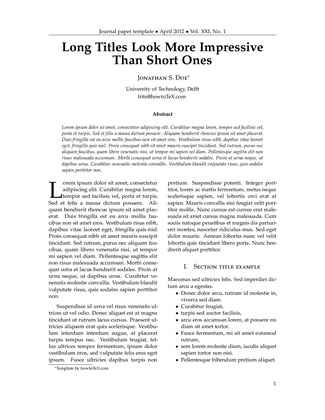
%> input picture Preprocessing/test_images/2col-journalpaper-howtotex-page-001.jpg, 325 x 420 px, shrunk from 1275 x 1650 before the run
$ octave --eval "result = preprocessDocument(imread('test_images/2col-journalpaper-howtotex-page-001.jpg'));"   (GNU Octave 9; MATLAB toolbox functions it lacks are replaced by stand-ins)
%> lines starting %> are read from the running program, lines starting %| are printed output that depends on the picture; in (x1, y1, x2, y2) boxes, pixels count from 0 and x2, y2 are one past the last pixel; in counts of white or black regions, pixels touching at a corner belong together; the program's own positions count from 1
### Preprocessing/binarizeDocument.m
function [ binarized_image] = binarizeDocument( input_image )
% Binarizes the input image of a text document
%   Detailed explanation goes here

%% find global statistics
var_all = var(input_image(:));
%> var_all = 0.0162
mean_all = mean(input_image(:));
%> mean_all = 0.948

%% Determine Variance threshold

var_thresh = .4;
% if the overall image has a very low variance or a very high variance, the
% variance threshold used in determining whether to apply Otsu's method to
% particular block should be lower
% We use a piecewise linear function to model how the input image variance
% should modify the variance threshold
variance_factor = var_all;
%> variance_factor = 0.0162
if variance_factor > .10 % cap variance comparison
    variance_factor = .01;
elseif variance_factor >.06
    variance_factor = .11-variance_factor;
end
% If there is a very low mean, the variance threshold should be lowered,
% since an overall darker image will have a lower contrast in general
var_thresh = var_thresh*mean_all*variance_factor;
%> var_thresh = 0.00613
%% Locally Adaptive Thresholding
[num_rows,num_cols] = size(input_image);
%> num_rows = 420; num_cols = 325
% parameters for local binarization: how to divide the image
window_size = 128;
step_size = 64;
num_tiles_row = floor(num_rows / step_size);
%> num_tiles_row = 6
num_tiles_col = floor(num_cols / step_size);
%> num_tiles_col = 5
% variables to keep track of how many times each pixel is evaluated to be 1
% and how many times each pixel is evaluated in this algorithm (sliding
% windows evaluate corner/edge pixels fewer times)
binarized_image = zeros(num_rows,num_cols);
num_times_evaluated = zeros(size(binarized_image));

% apply windows to image
for row_tile= 1:num_tiles_row
    %find row boundaries
    min_row = (row_tile-1)*step_size + 1;
    max_row = min(min_row+window_size-1,num_rows);
    y_range = min_row:max_row;
    for col_tile = 1:num_tiles_col
        % find column boundaries
        min_col = (col_tile-1)*step_size + 1;
        max_col = min(min_col+window_size-1,num_cols);
        x_range = min_col:max_col;
        input_window = input_image(y_range,x_range);
        % calculate variance of input window
        var_local = var(input_window(:));
        % find the variance of the input window in relation to the range of
        % the window. Portions of the image with high contrast (high
        % max/min value) are more likely to contain text,and dividing
        % max/min (rather than taking the difference) allows darker parts
        % of the image (with low min and max values) to still be interpreted
        % as having high variance
        ratio_range = var_local*max(input_window(:))/min(input_window(:));
        if ratio_range > var_thresh
            % find local threshold and increment white pixel counter
            local_thresh = graythresh(uint8(255*input_window));
            thresholded_window = (input_window > local_thresh);

            binarized_image(y_range,x_range) = binarized_image(y_range,x_range)...
                + thresholded_window;
        else % low variance
            binarized_image(y_range,x_range) = binarized_image(y_range,x_range)...
                + 1;
        end
        % increment the total number of times each pixel in the window was
        % evaluated
        num_times_evaluated(y_range,x_range) = num_times_evaluated(y_range,x_range) ...
            + ones(size(input_window));
    end
end
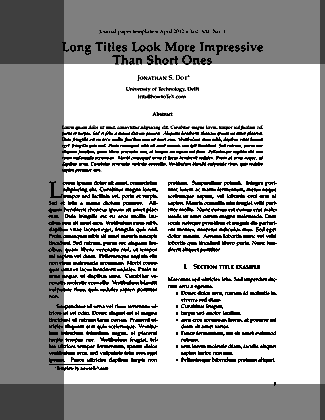
%> binarized_image: size 420x325 double; min 0, max 4, mean 2.69; drawn with min black and max white
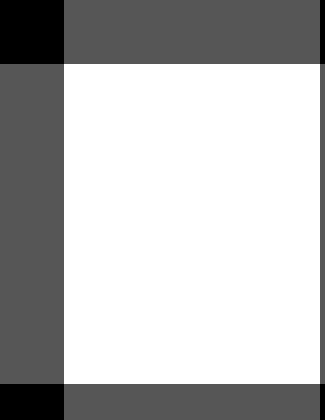
%> num_times_evaluated: size 420x325 double; min 1, max 4, mean 3.15; drawn with min black and max white
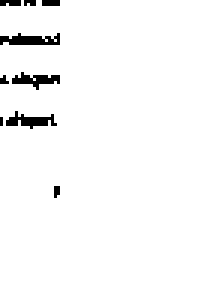
%> thresholded_window: size 100x69 logical (shown 3 times larger); 97.1% white; black in thin lines or dots, all inside (x1, y1, x2, y2) = (0, 0, 20, 66)
%> after the loop, local_thresh = 0.835

% Weight dark pixels more--local thresholding must evaluated a pixel to be
% white more than 4/5 of the time, for the output to be considered white at
%that point
binarized_image = binarized_image./num_times_evaluated>.8;
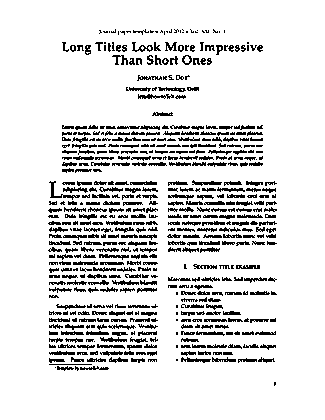
%> binarized_image: size 420x325 logical; 87.2% white; black in thin lines or dots, all inside (x1, y1, x2, y2) = (48, 29, 277, 386)

figure
imshow(binarized_image)
imwrite(binarized_image,'bin_im.jpg','jpg')

end

### Preprocessing/determineBlockSkew.m
function [ output_im ] = determineBlockSkew( input_image )
% Processes smaller blocks of the input image to determine direction of
% text
% Returns image rotated to correct angle

[num_rows, num_cols] = size(input_image);

%% Find out where the image has high variance
% and apply Hough ONLY there (to save time)

% First go through image and determine the variance in different blocks of
% the image
var_win_size = 64;
num_windows_row = ceil(num_rows/var_win_size);
%> num_windows_row = 7
num_windows_col = ceil(num_rows/var_win_size);
%> num_windows_col = 7
var_map = zeros(num_windows_row,num_windows_col);
for n = 1:num_windows_row
    row_start = (n-1)*var_win_size+1;
    row_end = min(row_start+var_win_size,num_rows);
    for m = 1:num_windows_col
        col_start = (m-1)*var_win_size+1;
        col_end = min(col_start+var_win_size,num_cols);

        block = input_image(row_start:row_end,col_start:col_end);
%> the run ends on the next line
        var_map(n,m) = var(block(:));
    end
end

% set a threshold for "high" variance
var_map = var_map>.15*max(var_map(:));

%% Apply Hough transform to high variance locations

% apply to a larger window than we calculated variance for
win_ratio = 8;
hough_win_size = var_win_size*win_ratio;
num_hough_rows = floor(num_windows_row/win_ratio);
num_hough_cols = floor(num_windows_col/win_ratio);
thetaVec = -90:.5:89.5;
hough_data = zeros(size(thetaVec));
for n = 1:num_hough_rows
    for m = 1:num_hough_cols

        % If the current larger Hough block contains multiple high variance
        % blocks, find the Hough peaks
        high_var = sum(sum((var_map((n-1)*win_ratio+1:min(n*win_ratio,num_windows_row),...
            (m-1)*win_ratio+1:min(m*win_ratio,num_windows_col))))) > .25*win_ratio^2;
        if high_var
            row_start = (n-1)*hough_win_size+1;
            row_end = min(row_start+hough_win_size,num_rows);
            col_start = (m-1)*hough_win_size+1;
            col_end = min(col_start+hough_win_size,num_cols);
            block = input_image(row_start:row_end,col_start:col_end);
            [H,theta,rho] = hough(~block, 'Theta', thetaVec);
            % Find the top 30 peaks
            numPeaks = 30;
            thresh = 0.3*max(H(:));
            peaks = houghpeaks(H, numPeaks, 'Threshold', thresh);
            thetaHist = hist(theta(peaks(:,2)), thetaVec);
            hough_data = hough_data+thetaHist;

            %% Plotting - comment out to remove figures
% [24 lines of commented-out code are left out]

        end
    end
end

%% Plot total hough results
% Plot sum of histograms
% figure
% plot(thetaVec,hough_data)

% realize that we can also look at perpendicular lines, combine them
% eg combine 0 and -90, 30 and -60, etc
hough_data_perp = hough_data(thetaVec<0)+hough_data(thetaVec>=0);
% throw out 45 degrees because there are a lot of relics-we'll limit our
% scope, reorder to show from -44.5 to +44.5
hough_data_perp = [hough_data_perp(end/2+2:end),hough_data_perp(1:end/2)];
theta_perp = -44.5:.5:44.5;
% figure
% plot(theta_perp,hough_data_perp)

% find the theta that shows up the most (if there are multiple maximums,
% find the median)
max_index = hough_data_perp == max(hough_data_perp);
theta_guess = median(theta_perp(max_index));
% rotate image. also rotate the same size image of all ones to find where
% imrotate adds pixels to the edges.
original_image = zeros(size(input_image,1),size(input_image,2),2);
original_image(:,:,1) = input_image;
original_image(:,:,2) = ones(size(input_image));
rotated_im = imrotate(original_image,theta_guess,'bilinear');
output_im = rotated_im(:,:,1);

% make new border pixels from imrotate black
output_im(rotated_im(:,:,2)==0) = 1;
% figure
% imshow(output_im);
end

### Preprocessing/preprocessDocument.m
function [ processed_image ] = preprocessDocument( input_image )
% Preprocesses image of text document
% input: n-m
% Binarizes image
% - uses locally adaptive thresholding
% - sets all low variance locations to 1
% Determines and corrects skew
% - for angles within the range -45<theta<45
% - uses Hough transform on smaller blocks of the image
% Removes margin
% - projects pixels onto x/y axes and detects where the peaks from text
% occur
% Maybe: slant detection, homography of image?

input_image = rgb2gray(im2double(input_image));
binarized_image = binarizeDocument(input_image);
rotated_image = determineBlockSkew(binarized_image);
%processed_image = findPageMargins(rotated_image);
processed_image = findPageMarginsDemo(rotated_image);
end

$ run again, on Preprocessing/test_images/2col-journalpaper-howtotex-page-002.jpg
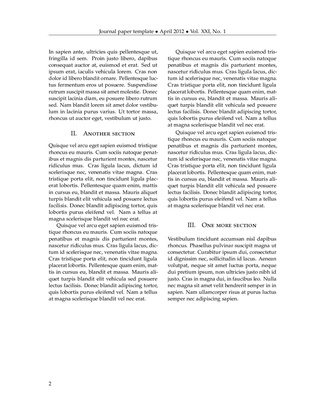
%> input picture Preprocessing/test_images/2col-journalpaper-howtotex-page-002.jpg, 325 x 420 px, shrunk from 1275 x 1650 before the run
%> var_all = 0.0141
%> mean_all = 0.947
%> variance_factor = 0.0141
%> var_thresh = 0.00535
%> after the loop in binarizeDocument, `for row_tile= 1:num_tiles_row`:
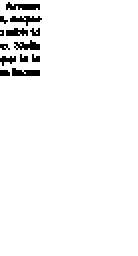
%> thresholded_window: size 128x69 logical (shown 2 times larger); 96.6% white; black in thin lines or dots, all inside (x1, y1, x2, y2) = (0, 1, 21, 38)
%> after the loop in binarizeDocument, `for row_tile= 1:num_tiles_row`: local_thresh = 0.835
%> in binarizeDocument, `binarized_image = binarized_image./num_times_evaluated>.8;`:
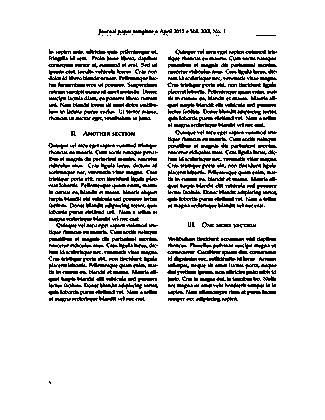
%> binarized_image: size 420x325 logical; 86.3% white; black in thin lines or dots, all inside (x1, y1, x2, y2) = (48, 29, 277, 384)
